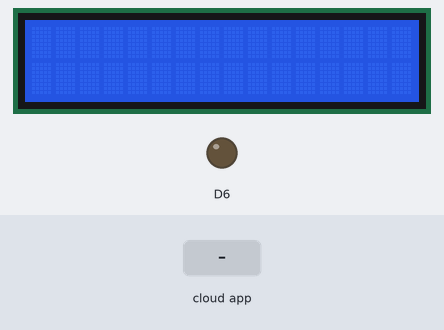
Simulated run of this sketch. Board: ESP8266 (NodeMCU). On the bench: 16×2 character LCD, output pins drawn as LEDs (lit = HIGH). The inputs (shaded band) are chosen by the test bench. WiFi joins after 1.5 s; servers stay silent unless stated; no MQTT or app messages arrive unless stated; what the sketch prints to the serial monitor is not drawn.

Above: at 2.7 s.
2.8 s: the phone or cloud app sets email to 0
At 4.0 s:
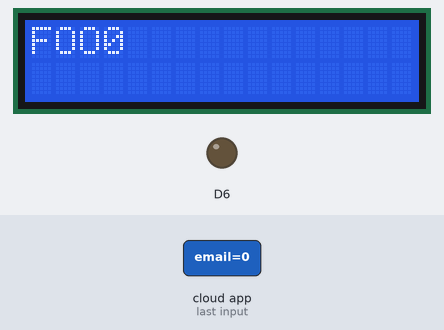
4.3 s: the phone or cloud app sets email to 1
At 5.1 s:
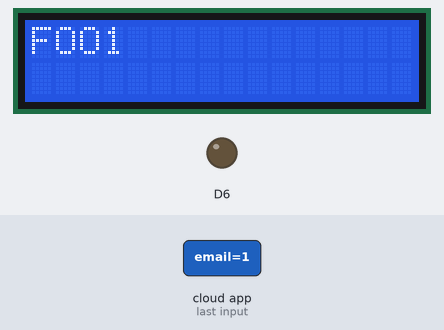
Timing chart, 0 to 7.3 s (numbered marks = the images above; inputs shaded):
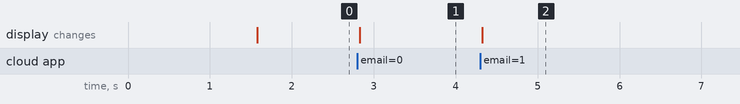

Measured:
- after the input at 2.8 s, the display: changes at once (image 1)
- after the input at 4.3 s, the display: changes at once (image 2)

The sketch:

Email-LCD-WiFi.ino
```cpp
#include <Wire.h>
#include <LiquidCrystal_PCF8574.h>
#include <ESP8266WiFi.h>
#include "Adafruit_MQTT.h"
#include "Adafruit_MQTT_Client.h"

/************************* WiFi Access Point *********************************/

#define WLAN_SSID       "INSPIRED"
#define WLAN_PASS       "y79%25!1@aZT"

/************************* Adafruit.io Setup *********************************/

#define AIO_SERVER      "io.adafruit.com"
#define AIO_SERVERPORT  1883                   // use 8883 for SSL
#define AIO_USERNAME    "helpse"
#define AIO_KEY         "6480108c1ff84c6ea150b8570af5a204"

LiquidCrystal_PCF8574 lcd(0x27);

/************ Global State (you don't need to change this!) ******************/

// Create an ESP8266 WiFiClient class to connect to the MQTT server.
WiFiClient client;
// or... use WiFiFlientSecure for SSL
//WiFiClientSecure client;

// Setup the MQTT client class by passing in the WiFi client and MQTT server and login details.
Adafruit_MQTT_Client mqtt(&client, AIO_SERVER, AIO_SERVERPORT, AIO_USERNAME, AIO_KEY);

/****************************** Feeds ***************************************/

// Setup a feed called 'photocell' for publishing.
// Notice MQTT paths for AIO follow the form: <username>/feeds/<feedname>
// Adafruit_MQTT_Publish photocell = Adafruit_MQTT_Publish(&mqtt, AIO_USERNAME "/feeds/light");

// Setup a feed called 'email' for subscribing to changes.
Adafruit_MQTT_Subscribe emailfeed = Adafruit_MQTT_Subscribe(&mqtt, AIO_USERNAME "/feeds/email");

/*************************** Sketch Code ************************************/

// Bug workaround for Arduino 1.6.6, it seems to need a function declaration
// for some reason (only affects ESP8266, likely an arduino-builder bug).
void MQTT_connect();

void setup() {

  Wire.begin();
  Wire.beginTransmission(0x27);
  lcd.begin(16, 2);

  pinMode(D6, OUTPUT);
  Serial.begin(9600);
  delay(10);

  Serial.println(F("Adafruit MQTT demo"));

  // Connect to WiFi access point.
  Serial.println(); Serial.println();
  Serial.print("Connecting to ");
  Serial.println(WLAN_SSID);

  WiFi.begin(WLAN_SSID, WLAN_PASS);
  while (WiFi.status() != WL_CONNECTED) {
    delay(500);
    Serial.print(".");
  }
  Serial.println();

  Serial.println("WiFi connected");
  Serial.println("IP address: "); Serial.println(WiFi.localIP());

  // Setup MQTT subscription for email feed.
  mqtt.subscribe(&emailfeed);

  lcd.setBacklight(255);
}

uint32_t x=0;
int value1 = 0;
int value0;

void loop() {

  MQTT_connect();

  Adafruit_MQTT_Subscribe *subscription;
  while ((subscription = mqtt.readSubscription(2000))) {
    if (subscription == &emailfeed) {
      Serial.print(F("Got: "));
      Serial.println((char *)emailfeed.lastread);
      lcd.setBacklight(255);
      lcd.home(); lcd.clear();

      lcd.print("FOO");

      String msg = (char *)emailfeed.lastread;
      lcd.print(msg);
      if ( msg == "Turn Off"){
        digitalWrite(D6, LOW);
      }
      if (msg == "Turn On"){
        digitalWrite(D6, HIGH);
      }
    }
  }
}

void MQTT_connect() {
  int8_t ret;

  // Stop if already connected.
  if (mqtt.connected()) {
    return;
  }

  Serial.print("Connecting to MQTT... ");

  uint8_t retries = 3;
  while ((ret = mqtt.connect()) != 0) { // connect will return 0 for connected
       Serial.println(mqtt.connectErrorString(ret));
       Serial.println("Retrying MQTT connection in 5 seconds...");
       mqtt.disconnect();
       delay(5000);  // wait 5 seconds
       retries--;
       if (retries == 0) {
         // basically die and wait for WDT to reset me
         while (1);
       }
  }
  Serial.println("MQTT Connected!");
}
```
